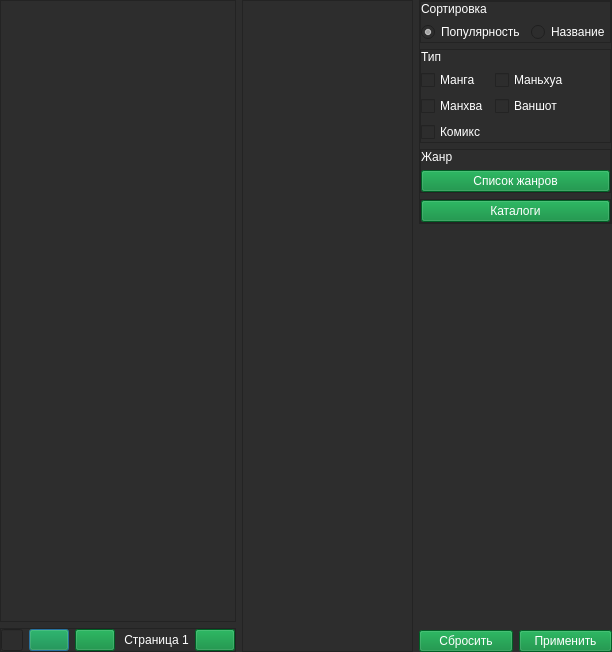
<?xml version="1.0" encoding="UTF-8"?>
<ui version="4.0">
 <class>Dialog</class>
 <widget class="QDialog" name="Dialog">
  <property name="geometry">
   <rect>
    <x>0</x>
    <y>0</y>
    <width>612</width>
    <height>652</height>
   </rect>
  </property>
  <property name="palette">
   <palette>
    <active/>
    <inactive/>
    <disabled/>
   </palette>
  </property>
  <property name="windowTitle">
   <string>Dialog</string>
  </property>
  <property name="styleSheet">
   <string notr="true">color: rgb(255, 255, 255);
background-color: rgb(45, 45, 45);</string>
  </property>
  <layout class="QHBoxLayout" name="horizontalLayout_5">
   <property name="leftMargin">
    <number>0</number>
   </property>
   <property name="topMargin">
    <number>0</number>
   </property>
   <property name="rightMargin">
    <number>0</number>
   </property>
   <property name="bottomMargin">
    <number>0</number>
   </property>
   <item>
    <layout class="QVBoxLayout" name="verticalLayout">
     <item>
      <widget class="QListWidget" name="list_manga">
       <property name="palette">
        <palette>
         <active>
          <colorrole role="WindowText">
           <brush brushstyle="SolidPattern">
            <color alpha="255">
             <red>255</red>
             <green>255</green>
             <blue>255</blue>
            </color>
           </brush>
          </colorrole>
          <colorrole role="Button">
           <brush brushstyle="SolidPattern">
            <color alpha="255">
             <red>45</red>
             <green>45</green>
             <blue>45</blue>
            </color>
           </brush>
          </colorrole>
          <colorrole role="Light">
           <brush brushstyle="SolidPattern">
            <color alpha="255">
             <red>45</red>
             <green>45</green>
             <blue>45</blue>
            </color>
           </brush>
          </colorrole>
          <colorrole role="Midlight">
           <brush brushstyle="SolidPattern">
            <color alpha="255">
             <red>45</red>
             <green>45</green>
             <blue>45</blue>
            </color>
           </brush>
          </colorrole>
          <colorrole role="Dark">
           <brush brushstyle="SolidPattern">
            <color alpha="255">
             <red>45</red>
             <green>45</green>
             <blue>45</blue>
            </color>
           </brush>
          </colorrole>
          <colorrole role="Mid">
           <brush brushstyle="SolidPattern">
            <color alpha="255">
             <red>45</red>
             <green>45</green>
             <blue>45</blue>
            </color>
           </brush>
          </colorrole>
          <colorrole role="Text">
           <brush brushstyle="SolidPattern">
            <color alpha="255">
             <red>255</red>
             <green>255</green>
             <blue>255</blue>
            </color>
           </brush>
          </colorrole>
          <colorrole role="ButtonText">
           <brush brushstyle="SolidPattern">
            <color alpha="255">
             <red>255</red>
             <green>255</green>
             <blue>255</blue>
            </color>
           </brush>
          </colorrole>
          <colorrole role="Base">
           <brush brushstyle="SolidPattern">
            <color alpha="255">
             <red>45</red>
             <green>45</green>
             <blue>45</blue>
            </color>
           </brush>
          </colorrole>
          <colorrole role="Window">
           <brush brushstyle="SolidPattern">
            <color alpha="255">
             <red>45</red>
             <green>45</green>
             <blue>45</blue>
            </color>
           </brush>
          </colorrole>
          <colorrole role="Shadow">
           <brush brushstyle="SolidPattern">
            <color alpha="255">
             <red>45</red>
             <green>45</green>
             <blue>45</blue>
            </color>
           </brush>
          </colorrole>
          <colorrole role="Highlight">
           <brush brushstyle="SolidPattern">
            <color alpha="255">
             <red>0</red>
             <green>133</green>
             <blue>62</blue>
            </color>
           </brush>
          </colorrole>
          <colorrole role="AlternateBase">
           <brush brushstyle="SolidPattern">
            <color alpha="255">
             <red>45</red>
             <green>45</green>
             <blue>45</blue>
            </color>
           </brush>
          </colorrole>
          <colorrole role="ToolTipBase">
           <brush brushstyle="SolidPattern">
            <color alpha="255">
             <red>45</red>
             <green>45</green>
             <blue>45</blue>
            </color>
           </brush>
          </colorrole>
          <colorrole role="ToolTipText">
           <brush brushstyle="SolidPattern">
            <color alpha="255">
             <red>236</red>
             <green>240</green>
             <blue>241</blue>
            </color>
           </brush>
          </colorrole>
          <colorrole role="PlaceholderText">
           <brush brushstyle="SolidPattern">
            <color alpha="255">
             <red>255</red>
             <green>255</green>
             <blue>255</blue>
            </color>
           </brush>
          </colorrole>
         </active>
         <inactive>
          <colorrole role="WindowText">
           <brush brushstyle="SolidPattern">
            <color alpha="255">
             <red>255</red>
             <green>255</green>
             <blue>255</blue>
            </color>
           </brush>
          </colorrole>
          <colorrole role="Button">
           <brush brushstyle="SolidPattern">
            <color alpha="255">
             <red>45</red>
             <green>45</green>
             <blue>45</blue>
            </color>
           </brush>
          </colorrole>
          <colorrole role="Light">
           <brush brushstyle="SolidPattern">
            <color alpha="255">
             <red>45</red>
             <green>45</green>
             <blue>45</blue>
            </color>
           </brush>
          </colorrole>
          <colorrole role="Midlight">
           <brush brushstyle="SolidPattern">
            <color alpha="255">
             <red>45</red>
             <green>45</green>
             <blue>45</blue>
            </color>
           </brush>
          </colorrole>
          <colorrole role="Dark">
           <brush brushstyle="SolidPattern">
            <color alpha="255">
             <red>45</red>
             <green>45</green>
             <blue>45</blue>
            </color>
           </brush>
          </colorrole>
          <colorrole role="Mid">
           <brush brushstyle="SolidPattern">
            <color alpha="255">
             <red>45</red>
             <green>45</green>
             <blue>45</blue>
            </color>
           </brush>
          </colorrole>
          <colorrole role="Text">
           <brush brushstyle="SolidPattern">
            <color alpha="255">
             <red>255</red>
             <green>255</green>
             <blue>255</blue>
            </color>
           </brush>
          </colorrole>
          <colorrole role="ButtonText">
           <brush brushstyle="SolidPattern">
            <color alpha="255">
             <red>255</red>
             <green>255</green>
             <blue>255</blue>
            </color>
           </brush>
          </colorrole>
          <colorrole role="Base">
           <brush brushstyle="SolidPattern">
            <color alpha="255">
             <red>45</red>
             <green>45</green>
             <blue>45</blue>
            </color>
           </brush>
          </colorrole>
          <colorrole role="Window">
           <brush brushstyle="SolidPattern">
            <color alpha="255">
             <red>45</red>
             <green>45</green>
             <blue>45</blue>
            </color>
           </brush>
          </colorrole>
          <colorrole role="Shadow">
           <brush brushstyle="SolidPattern">
            <color alpha="255">
             <red>45</red>
             <green>45</green>
             <blue>45</blue>
            </color>
           </brush>
          </colorrole>
          <colorrole role="Highlight">
           <brush brushstyle="SolidPattern">
            <color alpha="255">
             <red>0</red>
             <green>133</green>
             <blue>62</blue>
            </color>
           </brush>
          </colorrole>
          <colorrole role="AlternateBase">
           <brush brushstyle="SolidPattern">
            <color alpha="255">
             <red>45</red>
             <green>45</green>
             <blue>45</blue>
            </color>
           </brush>
          </colorrole>
          <colorrole role="ToolTipBase">
           <brush brushstyle="SolidPattern">
            <color alpha="255">
             <red>45</red>
             <green>45</green>
             <blue>45</blue>
            </color>
           </brush>
          </colorrole>
          <colorrole role="ToolTipText">
           <brush brushstyle="SolidPattern">
            <color alpha="255">
             <red>236</red>
             <green>240</green>
             <blue>241</blue>
            </color>
           </brush>
          </colorrole>
          <colorrole role="PlaceholderText">
           <brush brushstyle="SolidPattern">
            <color alpha="255">
             <red>255</red>
             <green>255</green>
             <blue>255</blue>
            </color>
           </brush>
          </colorrole>
         </inactive>
         <disabled>
          <colorrole role="WindowText">
           <brush brushstyle="SolidPattern">
            <color alpha="255">
             <red>255</red>
             <green>255</green>
             <blue>255</blue>
            </color>
           </brush>
          </colorrole>
          <colorrole role="Button">
           <brush brushstyle="SolidPattern">
            <color alpha="255">
             <red>45</red>
             <green>45</green>
             <blue>45</blue>
            </color>
           </brush>
          </colorrole>
          <colorrole role="Light">
           <brush brushstyle="SolidPattern">
            <color alpha="255">
             <red>45</red>
             <green>45</green>
             <blue>45</blue>
            </color>
           </brush>
          </colorrole>
          <colorrole role="Midlight">
           <brush brushstyle="SolidPattern">
            <color alpha="255">
             <red>45</red>
             <green>45</green>
             <blue>45</blue>
            </color>
           </brush>
          </colorrole>
          <colorrole role="Dark">
           <brush brushstyle="SolidPattern">
            <color alpha="255">
             <red>45</red>
             <green>45</green>
             <blue>45</blue>
            </color>
           </brush>
          </colorrole>
          <colorrole role="Mid">
           <brush brushstyle="SolidPattern">
            <color alpha="255">
             <red>45</red>
             <green>45</green>
             <blue>45</blue>
            </color>
           </brush>
          </colorrole>
          <colorrole role="Text">
           <brush brushstyle="SolidPattern">
            <color alpha="255">
             <red>255</red>
             <green>255</green>
             <blue>255</blue>
            </color>
           </brush>
          </colorrole>
          <colorrole role="ButtonText">
           <brush brushstyle="SolidPattern">
            <color alpha="255">
             <red>255</red>
             <green>255</green>
             <blue>255</blue>
            </color>
           </brush>
          </colorrole>
          <colorrole role="Base">
           <brush brushstyle="SolidPattern">
            <color alpha="255">
             <red>45</red>
             <green>45</green>
             <blue>45</blue>
            </color>
           </brush>
          </colorrole>
          <colorrole role="Window">
           <brush brushstyle="SolidPattern">
            <color alpha="255">
             <red>45</red>
             <green>45</green>
             <blue>45</blue>
            </color>
           </brush>
          </colorrole>
          <colorrole role="Shadow">
           <brush brushstyle="SolidPattern">
            <color alpha="255">
             <red>45</red>
             <green>45</green>
             <blue>45</blue>
            </color>
           </brush>
          </colorrole>
          <colorrole role="Highlight">
           <brush brushstyle="SolidPattern">
            <color alpha="255">
             <red>0</red>
             <green>120</green>
             <blue>215</blue>
            </color>
           </brush>
          </colorrole>
          <colorrole role="AlternateBase">
           <brush brushstyle="SolidPattern">
            <color alpha="255">
             <red>45</red>
             <green>45</green>
             <blue>45</blue>
            </color>
           </brush>
          </colorrole>
          <colorrole role="ToolTipBase">
           <brush brushstyle="SolidPattern">
            <color alpha="255">
             <red>45</red>
             <green>45</green>
             <blue>45</blue>
            </color>
           </brush>
          </colorrole>
          <colorrole role="ToolTipText">
           <brush brushstyle="SolidPattern">
            <color alpha="255">
             <red>236</red>
             <green>240</green>
             <blue>241</blue>
            </color>
           </brush>
          </colorrole>
          <colorrole role="PlaceholderText">
           <brush brushstyle="SolidPattern">
            <color alpha="255">
             <red>255</red>
             <green>255</green>
             <blue>255</blue>
            </color>
           </brush>
          </colorrole>
         </disabled>
        </palette>
       </property>
       <property name="autoFillBackground">
        <bool>false</bool>
       </property>
      </widget>
     </item>
     <item>
      <widget class="QFrame" name="search_frame">
       <property name="frameShape">
        <enum>QFrame::StyledPanel</enum>
       </property>
       <property name="frameShadow">
        <enum>QFrame::Raised</enum>
       </property>
       <layout class="QHBoxLayout" name="horizontalLayout_2">
        <property name="leftMargin">
         <number>0</number>
        </property>
        <property name="topMargin">
         <number>0</number>
        </property>
        <property name="rightMargin">
         <number>0</number>
        </property>
        <property name="bottomMargin">
         <number>0</number>
        </property>
        <item>
         <layout class="QHBoxLayout" name="horizontalLayout_4">
          <item>
           <widget class="QLineEdit" name="line_search">
            <property name="styleSheet">
             <string notr="true">background-color: rgb(45, 45, 45);
color: rgb(255, 255, 255);</string>
            </property>
           </widget>
          </item>
          <item>
           <widget class="QPushButton" name="btn_search">
            <property name="styleSheet">
             <string notr="true">background-color: rgb(0, 133, 52);
color: rgb(255, 255, 255);</string>
            </property>
            <property name="text">
             <string/>
            </property>
            <property name="icon">
             <iconset>
              <normalon>images/search.png</normalon>
             </iconset>
            </property>
           </widget>
          </item>
         </layout>
        </item>
        <item>
         <layout class="QHBoxLayout" name="horizontalLayout_3">
          <item>
           <widget class="QPushButton" name="prev_page">
            <property name="styleSheet">
             <string notr="true">background-color: rgb(0, 133, 52);
color: rgb(255, 255, 255);</string>
            </property>
            <property name="text">
             <string/>
            </property>
            <property name="icon">
             <iconset>
              <normalon>images/prev.png</normalon>
             </iconset>
            </property>
           </widget>
          </item>
          <item>
           <widget class="QLabel" name="label_page">
            <property name="text">
             <string> Страница 1</string>
            </property>
           </widget>
          </item>
          <item>
           <widget class="QPushButton" name="next_page">
            <property name="styleSheet">
             <string notr="true">background-color: rgb(0, 133, 52);
color: rgb(255, 255, 255);</string>
            </property>
            <property name="text">
             <string/>
            </property>
            <property name="icon">
             <iconset>
              <normalon>images/next.png</normalon>
             </iconset>
            </property>
           </widget>
          </item>
         </layout>
        </item>
       </layout>
      </widget>
     </item>
    </layout>
   </item>
   <item>
    <widget class="QListWidget" name="catalog_list">
     <property name="enabled">
      <bool>true</bool>
     </property>
     <property name="sizePolicy">
      <sizepolicy hsizetype="Maximum" vsizetype="Minimum">
       <horstretch>0</horstretch>
       <verstretch>0</verstretch>
      </sizepolicy>
     </property>
    </widget>
   </item>
   <item>
    <layout class="QVBoxLayout" name="verticalLayout_3">
     <item>
      <widget class="QFrame" name="filters_frame">
       <property name="frameShape">
        <enum>QFrame::StyledPanel</enum>
       </property>
       <property name="frameShadow">
        <enum>QFrame::Raised</enum>
       </property>
       <layout class="QVBoxLayout" name="verticalLayout_6">
        <property name="leftMargin">
         <number>0</number>
        </property>
        <property name="topMargin">
         <number>0</number>
        </property>
        <property name="rightMargin">
         <number>0</number>
        </property>
        <property name="bottomMargin">
         <number>0</number>
        </property>
        <item>
         <widget class="QFrame" name="order_frame">
          <property name="frameShape">
           <enum>QFrame::StyledPanel</enum>
          </property>
          <property name="frameShadow">
           <enum>QFrame::Raised</enum>
          </property>
          <layout class="QVBoxLayout" name="verticalLayout_2">
           <property name="leftMargin">
            <number>0</number>
           </property>
           <property name="topMargin">
            <number>0</number>
           </property>
           <property name="rightMargin">
            <number>0</number>
           </property>
           <property name="bottomMargin">
            <number>0</number>
           </property>
           <item>
            <widget class="QLabel" name="label_sort">
             <property name="text">
              <string>Сортировка</string>
             </property>
            </widget>
           </item>
           <item>
            <layout class="QFormLayout" name="formLayout">
             <item row="0" column="0">
              <widget class="QRadioButton" name="sort_popular">
               <property name="text">
                <string>Популярность</string>
               </property>
               <property name="checked">
                <bool>true</bool>
               </property>
              </widget>
             </item>
             <item row="0" column="1">
              <widget class="QRadioButton" name="sort_name">
               <property name="text">
                <string>Название</string>
               </property>
              </widget>
             </item>
            </layout>
           </item>
          </layout>
         </widget>
        </item>
        <item>
         <widget class="QFrame" name="kind_frame">
          <property name="frameShape">
           <enum>QFrame::StyledPanel</enum>
          </property>
          <property name="frameShadow">
           <enum>QFrame::Raised</enum>
          </property>
          <layout class="QVBoxLayout" name="verticalLayout_4">
           <property name="leftMargin">
            <number>0</number>
           </property>
           <property name="topMargin">
            <number>0</number>
           </property>
           <property name="rightMargin">
            <number>0</number>
           </property>
           <property name="bottomMargin">
            <number>0</number>
           </property>
           <item>
            <widget class="QLabel" name="label_type">
             <property name="text">
              <string>Тип</string>
             </property>
            </widget>
           </item>
           <item>
            <layout class="QFormLayout" name="formLayout_2">
             <item row="0" column="0">
              <widget class="QCheckBox" name="type_manga">
               <property name="text">
                <string>Манга</string>
               </property>
               <property name="checked">
                <bool>false</bool>
               </property>
               <property name="tristate">
                <bool>false</bool>
               </property>
              </widget>
             </item>
             <item row="0" column="1">
              <widget class="QCheckBox" name="type_manhua">
               <property name="text">
                <string>Маньхуа</string>
               </property>
               <property name="checked">
                <bool>false</bool>
               </property>
               <property name="tristate">
                <bool>false</bool>
               </property>
              </widget>
             </item>
             <item row="1" column="0">
              <widget class="QCheckBox" name="type_manhwa">
               <property name="text">
                <string>Манхва</string>
               </property>
               <property name="checked">
                <bool>false</bool>
               </property>
               <property name="tristate">
                <bool>false</bool>
               </property>
              </widget>
             </item>
             <item row="1" column="1">
              <widget class="QCheckBox" name="type_one_shot">
               <property name="text">
                <string>Ваншот</string>
               </property>
               <property name="checked">
                <bool>false</bool>
               </property>
               <property name="tristate">
                <bool>false</bool>
               </property>
              </widget>
             </item>
             <item row="2" column="0" colspan="2">
              <widget class="QCheckBox" name="type_comics">
               <property name="text">
                <string>Комикс</string>
               </property>
               <property name="checked">
                <bool>false</bool>
               </property>
               <property name="tristate">
                <bool>false</bool>
               </property>
              </widget>
             </item>
            </layout>
           </item>
          </layout>
         </widget>
        </item>
        <item>
         <widget class="QFrame" name="genres_frame">
          <property name="frameShape">
           <enum>QFrame::StyledPanel</enum>
          </property>
          <property name="frameShadow">
           <enum>QFrame::Raised</enum>
          </property>
          <layout class="QVBoxLayout" name="verticalLayout_5">
           <property name="leftMargin">
            <number>0</number>
           </property>
           <property name="topMargin">
            <number>0</number>
           </property>
           <property name="rightMargin">
            <number>0</number>
           </property>
           <property name="bottomMargin">
            <number>0</number>
           </property>
           <item>
            <widget class="QLabel" name="label_genre">
             <property name="text">
              <string>Жанр</string>
             </property>
            </widget>
           </item>
           <item>
            <widget class="QPushButton" name="btn_genres_list">
             <property name="styleSheet">
              <string notr="true">background-color: rgb(0, 133, 52);
color: rgb(255, 255, 255);</string>
             </property>
             <property name="text">
              <string>Список жанров</string>
             </property>
            </widget>
           </item>
          </layout>
         </widget>
        </item>
        <item>
         <widget class="QFrame" name="catalogs_frame">
          <property name="frameShape">
           <enum>QFrame::StyledPanel</enum>
          </property>
          <property name="frameShadow">
           <enum>QFrame::Raised</enum>
          </property>
          <layout class="QVBoxLayout" name="verticalLayout_7">
           <property name="leftMargin">
            <number>0</number>
           </property>
           <property name="topMargin">
            <number>0</number>
           </property>
           <property name="rightMargin">
            <number>0</number>
           </property>
           <property name="bottomMargin">
            <number>0</number>
           </property>
           <item>
            <widget class="QPushButton" name="btn_catalogs">
             <property name="styleSheet">
              <string notr="true">background-color: rgb(0, 133, 52);
color: rgb(255, 255, 255);</string>
             </property>
             <property name="text">
              <string>Каталоги</string>
             </property>
            </widget>
           </item>
          </layout>
         </widget>
        </item>
       </layout>
      </widget>
     </item>
     <item>
      <spacer name="verticalSpacer">
       <property name="orientation">
        <enum>Qt::Vertical</enum>
       </property>
       <property name="sizeHint" stdset="0">
        <size>
         <width>20</width>
         <height>40</height>
        </size>
       </property>
      </spacer>
     </item>
     <item>
      <layout class="QHBoxLayout" name="horizontalLayout">
       <item>
        <widget class="QPushButton" name="filter_reset">
         <property name="styleSheet">
          <string notr="true">background-color: rgb(0, 133, 52);
color: rgb(255, 255, 255);</string>
         </property>
         <property name="text">
          <string>Сбросить</string>
         </property>
        </widget>
       </item>
       <item>
        <widget class="QPushButton" name="filter_apply">
         <property name="styleSheet">
          <string notr="true">background-color: rgb(0, 133, 52);
color: rgb(255, 255, 255);</string>
         </property>
         <property name="text">
          <string>Применить</string>
         </property>
        </widget>
       </item>
      </layout>
     </item>
    </layout>
   </item>
  </layout>
 </widget>
 <resources/>
 <connections/>
</ui>
